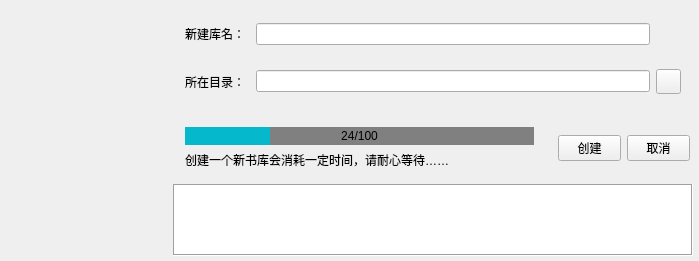
<?xml version="1.0" encoding="UTF-8"?>
<ui version="4.0">
 <class>Form</class>
 <widget class="QWidget" name="Form">
  <property name="geometry">
   <rect>
    <x>0</x>
    <y>0</y>
    <width>699</width>
    <height>243</height>
   </rect>
  </property>
  <property name="maximumSize">
   <size>
    <width>16777215</width>
    <height>300</height>
   </size>
  </property>
  <property name="cursor">
   <cursorShape>ArrowCursor</cursorShape>
  </property>
  <property name="windowTitle">
   <string>Form</string>
  </property>
  <layout class="QHBoxLayout" name="horizontalLayout">
   <property name="topMargin">
    <number>5</number>
   </property>
   <property name="rightMargin">
    <number>0</number>
   </property>
   <property name="bottomMargin">
    <number>5</number>
   </property>
   <item>
    <widget class="QLabel" name="label">
     <property name="minimumSize">
      <size>
       <width>150</width>
       <height>150</height>
      </size>
     </property>
     <property name="maximumSize">
      <size>
       <width>150</width>
       <height>150</height>
      </size>
     </property>
     <property name="cursor">
      <cursorShape>PointingHandCursor</cursorShape>
     </property>
     <property name="text">
      <string/>
     </property>
    </widget>
   </item>
   <item>
    <widget class="QWidget" name="widget" native="true">
     <layout class="QVBoxLayout" name="verticalLayout">
      <property name="leftMargin">
       <number>0</number>
      </property>
      <property name="topMargin">
       <number>0</number>
      </property>
      <property name="rightMargin">
       <number>0</number>
      </property>
      <property name="bottomMargin">
       <number>0</number>
      </property>
      <item>
       <widget class="QWidget" name="widget_2" native="true">
        <property name="maximumSize">
         <size>
          <width>16777215</width>
          <height>150</height>
         </size>
        </property>
        <layout class="QVBoxLayout" name="verticalLayout_2">
         <item>
          <widget class="QWidget" name="widget_5" native="true">
           <layout class="QHBoxLayout" name="horizontalLayout_4">
            <item>
             <widget class="QLabel" name="label_name">
              <property name="minimumSize">
               <size>
                <width>65</width>
                <height>0</height>
               </size>
              </property>
              <property name="maximumSize">
               <size>
                <width>65</width>
                <height>16777215</height>
               </size>
              </property>
              <property name="text">
               <string>新建库名：</string>
              </property>
             </widget>
            </item>
            <item>
             <widget class="QLineEdit" name="lineEdit_name"/>
            </item>
            <item>
             <widget class="QLabel" name="label_space">
              <property name="minimumSize">
               <size>
                <width>25</width>
                <height>0</height>
               </size>
              </property>
              <property name="maximumSize">
               <size>
                <width>25</width>
                <height>16777215</height>
               </size>
              </property>
              <property name="text">
               <string/>
              </property>
             </widget>
            </item>
           </layout>
          </widget>
         </item>
         <item>
          <widget class="QWidget" name="widget_6" native="true">
           <layout class="QHBoxLayout" name="horizontalLayout_5">
            <item>
             <widget class="QLabel" name="label_parh">
              <property name="minimumSize">
               <size>
                <width>65</width>
                <height>0</height>
               </size>
              </property>
              <property name="maximumSize">
               <size>
                <width>65</width>
                <height>16777215</height>
               </size>
              </property>
              <property name="text">
               <string>所在目录：</string>
              </property>
             </widget>
            </item>
            <item>
             <widget class="QLineEdit" name="lineEdit_path"/>
            </item>
            <item>
             <widget class="QPushButton" name="open_folder">
              <property name="minimumSize">
               <size>
                <width>25</width>
                <height>25</height>
               </size>
              </property>
              <property name="maximumSize">
               <size>
                <width>25</width>
                <height>25</height>
               </size>
              </property>
              <property name="cursor">
               <cursorShape>PointingHandCursor</cursorShape>
              </property>
              <property name="text">
               <string/>
              </property>
             </widget>
            </item>
           </layout>
          </widget>
         </item>
        </layout>
       </widget>
      </item>
      <item>
       <widget class="QWidget" name="widget_3" native="true">
        <property name="maximumSize">
         <size>
          <width>16777215</width>
          <height>60</height>
         </size>
        </property>
        <layout class="QHBoxLayout" name="horizontalLayout_2">
         <property name="leftMargin">
          <number>9</number>
         </property>
         <property name="topMargin">
          <number>0</number>
         </property>
         <property name="rightMargin">
          <number>0</number>
         </property>
         <property name="bottomMargin">
          <number>0</number>
         </property>
         <item>
          <widget class="QWidget" name="widget_7" native="true">
           <layout class="QVBoxLayout" name="verticalLayout_3">
            <item>
             <widget class="QProgressBar" name="progressBar">
              <property name="styleSheet">
               <string notr="true">QProgressBar {
                border: 0px solid grey;
                background-color:gray;
            }
            QProgressBar::chunk {
                background-color: #05B8CC;  /* 进度条块的颜色 */
                width: 5px;  /* 进度块的宽度 */
                border-radius: 10px;
            }</string>
              </property>
              <property name="value">
               <number>24</number>
              </property>
              <property name="alignment">
               <set>Qt::AlignmentFlag::AlignCenter</set>
              </property>
              <property name="orientation">
               <enum>Qt::Orientation::Horizontal</enum>
              </property>
              <property name="textDirection">
               <enum>QProgressBar::Direction::BottomToTop</enum>
              </property>
              <property name="format">
               <string>%v/%m</string>
              </property>
             </widget>
            </item>
            <item>
             <widget class="QLabel" name="label_text">
              <property name="minimumSize">
               <size>
                <width>0</width>
                <height>0</height>
               </size>
              </property>
              <property name="maximumSize">
               <size>
                <width>16777215</width>
                <height>50</height>
               </size>
              </property>
              <property name="text">
               <string>创建一个新书库会消耗一定时间，请耐心等待……</string>
              </property>
             </widget>
            </item>
           </layout>
          </widget>
         </item>
         <item>
          <widget class="QWidget" name="widget_4" native="true">
           <property name="minimumSize">
            <size>
             <width>150</width>
             <height>50</height>
            </size>
           </property>
           <property name="maximumSize">
            <size>
             <width>150</width>
             <height>50</height>
            </size>
           </property>
           <layout class="QHBoxLayout" name="horizontalLayout_3">
            <item>
             <widget class="QPushButton" name="pushButton_build">
              <property name="maximumSize">
               <size>
                <width>16777215</width>
                <height>16777215</height>
               </size>
              </property>
              <property name="cursor">
               <cursorShape>PointingHandCursor</cursorShape>
              </property>
              <property name="text">
               <string>创建</string>
              </property>
             </widget>
            </item>
            <item>
             <widget class="QPushButton" name="pushButton_cancel">
              <property name="cursor">
               <cursorShape>PointingHandCursor</cursorShape>
              </property>
              <property name="text">
               <string>取消</string>
              </property>
             </widget>
            </item>
           </layout>
          </widget>
         </item>
        </layout>
       </widget>
      </item>
      <item>
       <widget class="QWidget" name="widget_8" native="true">
        <layout class="QVBoxLayout" name="verticalLayout_4">
         <property name="spacing">
          <number>0</number>
         </property>
         <property name="leftMargin">
          <number>6</number>
         </property>
         <property name="topMargin">
          <number>0</number>
         </property>
         <property name="rightMargin">
          <number>6</number>
         </property>
         <property name="bottomMargin">
          <number>0</number>
         </property>
         <item>
          <widget class="QTextEdit" name="textEdit">
           <property name="frameShape">
            <enum>QFrame::Shape::Box</enum>
           </property>
           <property name="frameShadow">
            <enum>QFrame::Shadow::Sunken</enum>
           </property>
           <property name="readOnly">
            <bool>true</bool>
           </property>
          </widget>
         </item>
        </layout>
       </widget>
      </item>
     </layout>
    </widget>
   </item>
  </layout>
 </widget>
 <resources/>
 <connections/>
</ui>
